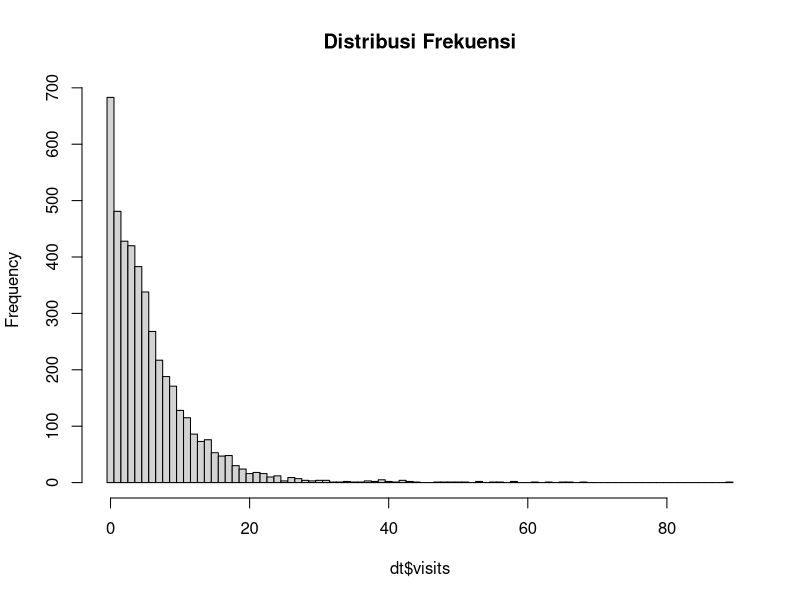

Reproduce this figure in R.
#Ilustrasi Empiris
#Pembentukan level kategori
library(tidyverse)
#setwd("D:/1_Asprak Analitika Data/P3/Data & R Script P3")
sg_auto <- read_csv("SingaporeAuto.csv")
sg_auto2<-sg_auto%>%
  mutate(NCDClass=ifelse(NCD==0,"c1",ifelse(NCD==10 | NCD==30,"c2","c0")),
         VAgecat1=ifelse(VAgecat1<=2,"c1",ifelse(VAgecat1<=5,"c2",ifelse(VAgecat1<=10,"c3",ifelse(VAgecat1<=15,"c4","c0")))))

#Regresi Poisson
m_pois<-glm(Clm_Count~as.factor(NCDClass)+as.factor(VAgecat1),data=sg_auto2,family=poisson)
summary(m_pois)

#Studi Kasus
library(AER)
library(pscl)
library(MASS)

data("NMES1988")
dt <- NMES1988[, c(1, 6:8, 13, 15, 18)]
head(dt)

hist(dt$visits, breaks = 0:90 - 0.5,main="Distribusi Frekuensi")

#Regresi Poisson
fm_pois<-glm(visits~.,data=dt,family=poisson)
summary(fm_pois)

coeftest(fm_pois, vcov = sandwich)

#Regresi Negatif Binomial
fm_nbin <- MASS::glm.nb(visits ~ ., data = dt)
summary(fm_nbin)

#Regresi Zero-Inflated
fm_zinb0 <- zeroinfl(visits ~ ., data = dt, dist = "negbin")
summary(fm_zinb0)

#Regresi Zero-Inflated Poisson
fm_zip <- zeroinfl(visits ~ ., data = dt, dist = "poisson")
summary(fm_zip)

#Pembandingan Model
fm<-list("ML-Pois" = fm_pois,"NB" = fm_nbin, "ZINB" = fm_zinb0, "ZIP" = fm_zip)
sapply(fm, function(x) coef(x)[1:8])

cbind("ML-Pois" = sqrt(diag(vcov(fm_pois))),"Adj-Pois" = sqrt(diag(sandwich(fm_pois))),sapply(fm[-1], function(x) sqrt(diag(vcov(x)))[1:8]))



rbind(logLik = sapply(fm, function(x) round(logLik(x), digits = 0)),Df = sapply(fm, function(x) attr(logLik(x), "df")),AIC = sapply(fm, function(x) round(AIC(x))),BIC = sapply(fm,function(x) round(BIC(x))))

round(c("Obs" = sum(dt$visits < 1),
        "ML-Pois" = sum(dpois(0, fitted(fm_pois))),
        "NB" = sum(dnbinom(0, mu = fitted(fm_nbin), size = fm_nbin$theta)),
        "ZINB" = sum(predict(fm_zinb0, type = "prob")[,1]),
        "ZIP" = sum(predict(fm_zip, type = "prob")[,1])))
